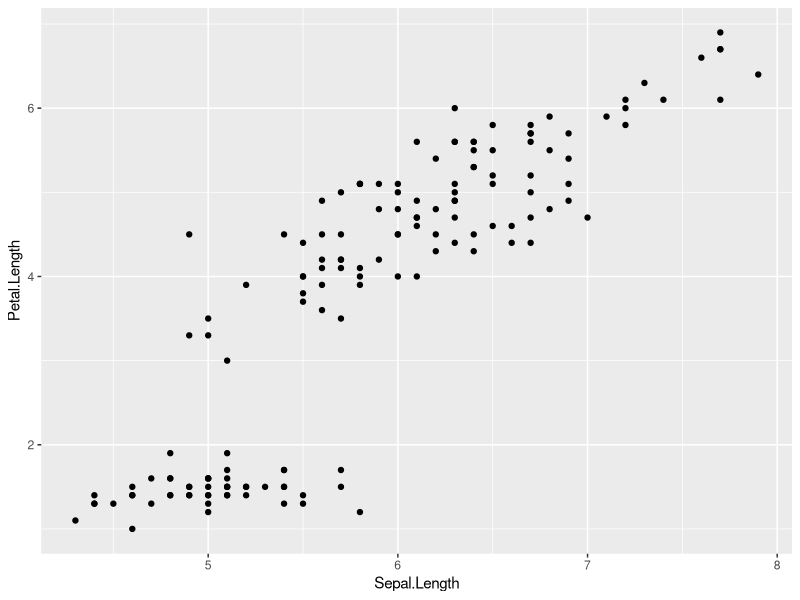
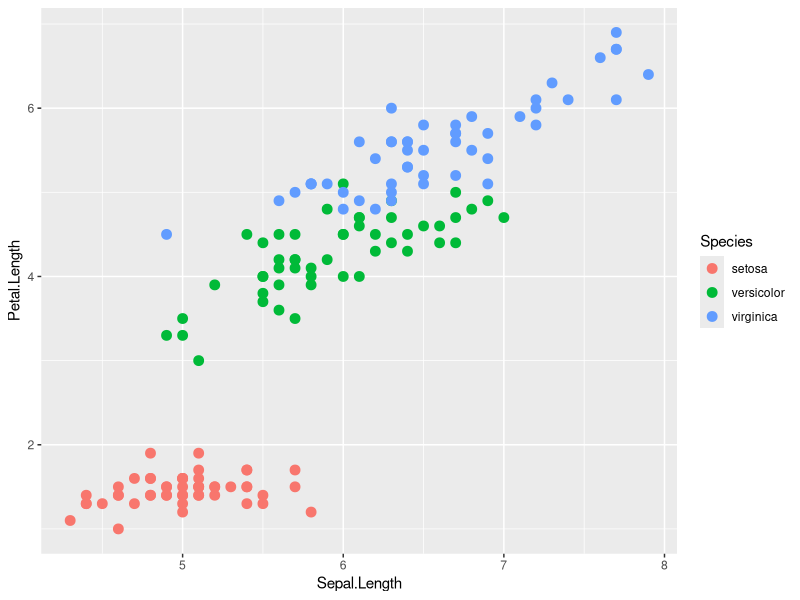
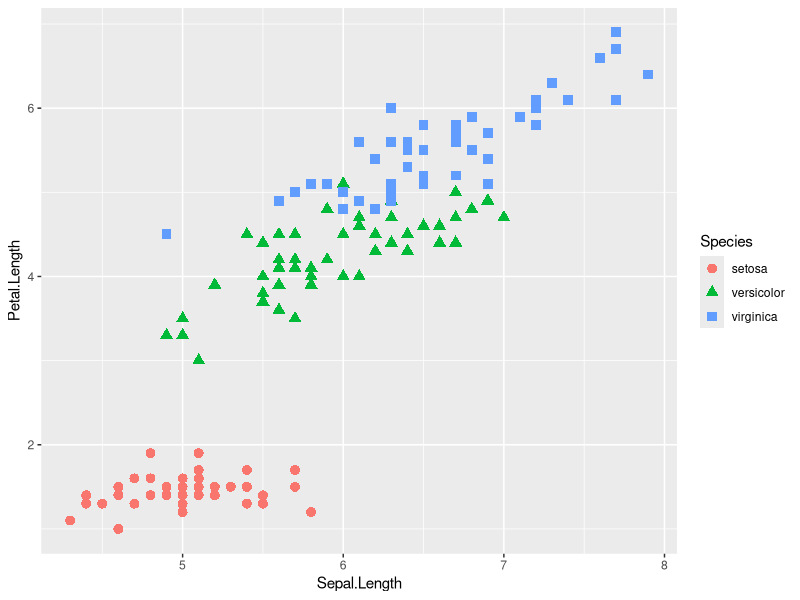
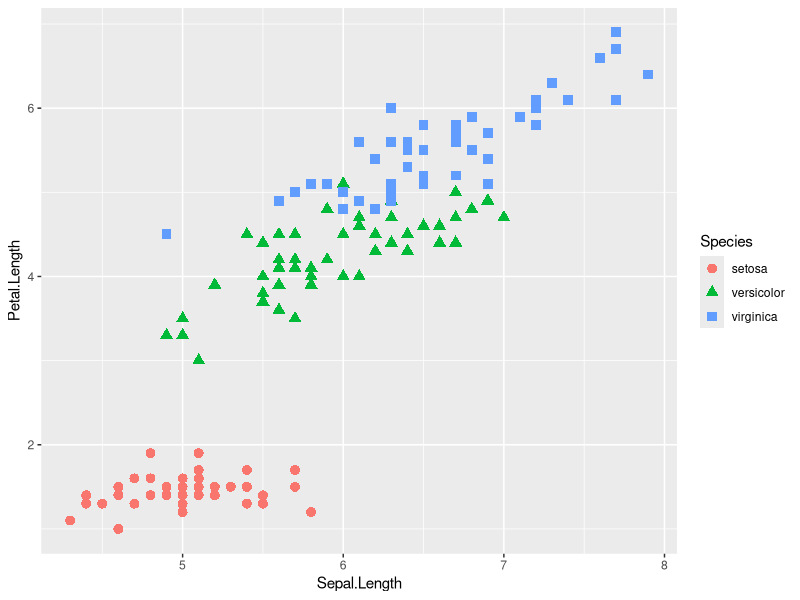
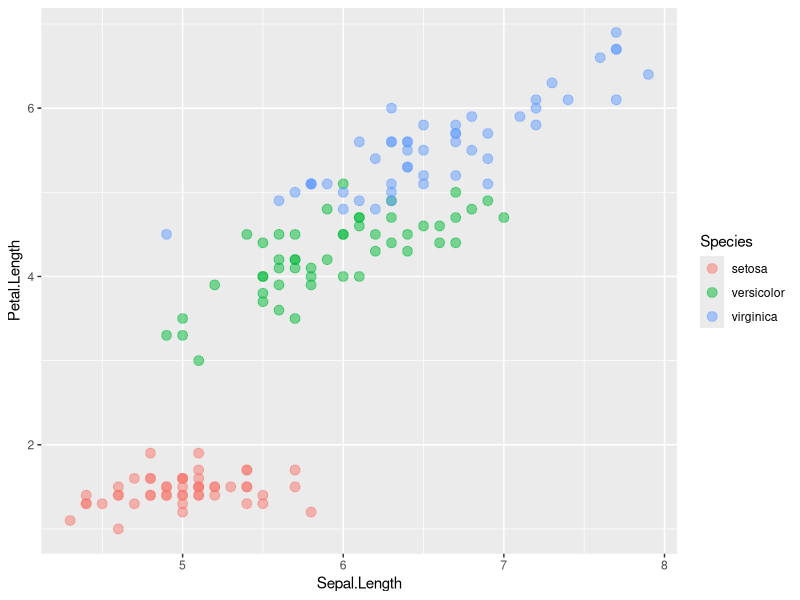
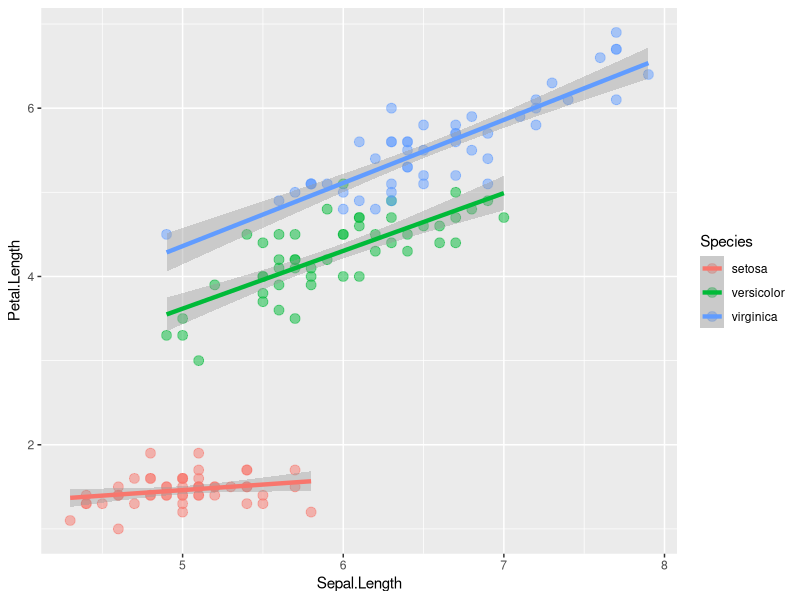

These figures' R source, in order:
rm(list = ls())

library("ggplot2")

# Ejemplo 3
ggplot(data = iris, aes(
  x = Sepal.Length, y = Petal.Length)) + 
  geom_point()

# Ejemplo 4 
ggplot(data = iris, aes(
  x = Sepal.Length, y = Petal.Length, 
  colour = Species)) + 
  geom_point(size = 3)

# Ejemplo 5 
ggplot(data = iris, aes(
  x = Sepal.Length, y = Petal.Length, 
  colour = Species)) + 
  geom_point(size = 3, aes(shape=Species))

# Ejemplo 6 
ggplot(data = iris, aes(x=Sepal.Length, 
                        y=Petal.Length, group=Species)) +
  geom_point(aes(shape=Species, color=Species), size=3)

# Ejemplo 7 
ggplot(data = iris, aes(x = Sepal.Length, 
                        y = Petal.Length, 
           colour = Species)) + 
  geom_point(size = 3, alpha = 0.5)

# Ejemplo con geom_smooth
ggplot(data = iris, 
       aes(x = Sepal.Length, y = Petal.Length, colour = Species)) + 
  geom_point(size = 3, alpha = 0.5) +
  geom_smooth(method = "lm", formula = y~x, size = 1.5)
